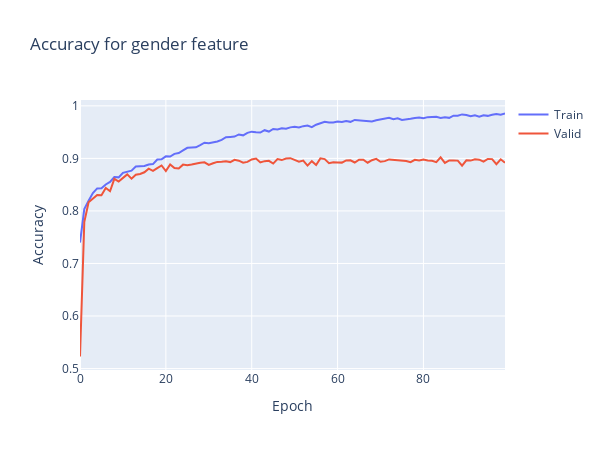

The notebook cell saved with this chart:
### Code cell
plt.clf()

fig = go.Figure()
fig.add_trace(go.Scatter(
                    y=history.history['gender_output_accuracy'],
                    name='Train'))

fig.add_trace(go.Scatter(
                    y=history.history['val_gender_output_accuracy'],
                    name='Valid'))


fig.update_layout(height=450, 
                  width=600,
                  title='Accuracy for gender feature',
                  xaxis_title='Epoch',
                  yaxis_title='Accuracy')

fig.write_html('acc_gender.html', include_plotlyjs='cdn')

fig.show()
